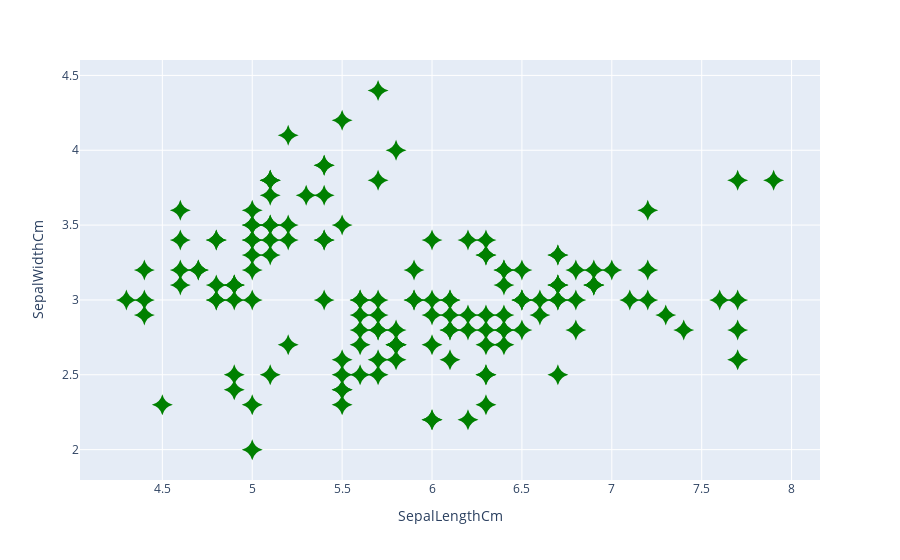

Notebook code for this chart:
### Code cell
fig = px.scatter(data_frame=df, x='SepalLengthCm', y='SepalWidthCm')
fig.update_traces(marker_size=15, marker_color='green', marker_symbol='star-diamond')
fig.show()

### Figure 1 — Plotly figure (JSON) as saved in the notebook; plotly's stock layout.template omitted (floating-point values rounded to 4 significant figures; data arrays with more than 128 entries replaced by an {"elided": "..."} marker saying what was removed)
{"data": [{"hovertemplate": "SepalLengthCm=%{x}<br>SepalWidthCm=%{y}<extra></extra>", "legendgroup": "", "marker": {"color": "green", "size": 15, "symbol": "star-diamond"}, "mode": "markers", "name": "", "orientation": "v", "showlegend": false, "type": "scatter", "x": {"elided": "150 float values"}, "xaxis": "x", "y": {"elided": "150 float values"}, "yaxis": "y"}], "layout": {"legend": {"tracegroupgap": 0}, "margin": {"t": 60}, "xaxis": {"anchor": "y", "domain": [0, 1], "title": {"text": "SepalLengthCm"}}, "yaxis": {"anchor": "x", "domain": [0, 1], "title": {"text": "SepalWidthCm"}}}}
